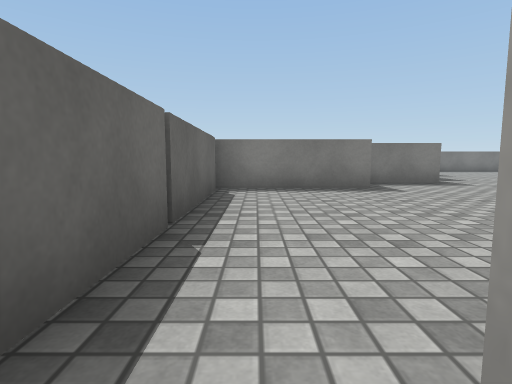
view 1 (above)

18 first-person views from a walk through a 3-D level made in the Unity game engine. The camera is 0.58 m above the floor, tilts 6° down and sees 80° across. The floor is counted in squares, 1 m on a side. Each view is taken from the middle of a square. On the plan, view 1 faces up. The plan holds only what a view shows up to about 9 squares ahead; the rest is blank. The place goes on beyond the plan. Surface patterns are stand-ins for the level's own textures.

view 2
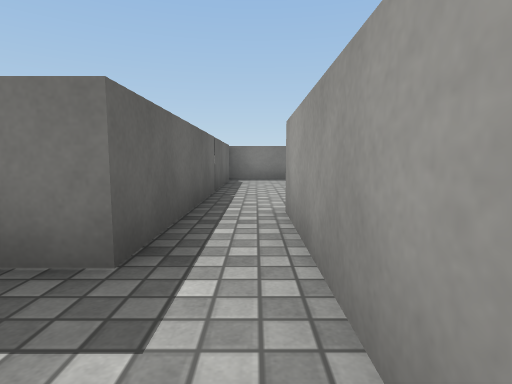

view 3
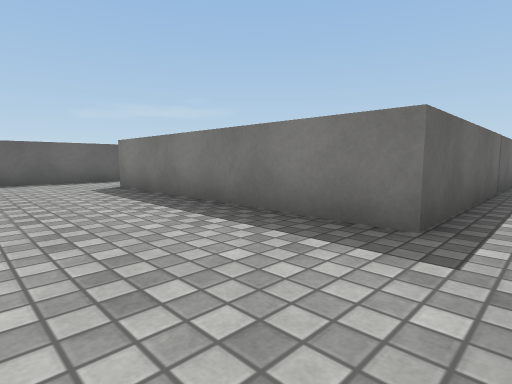

view 4
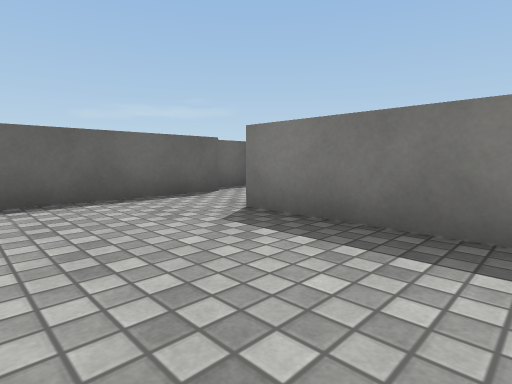

view 5
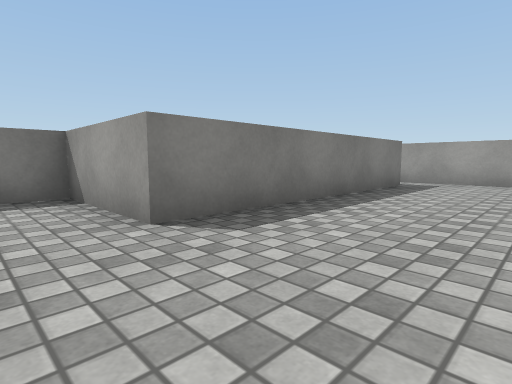

view 6
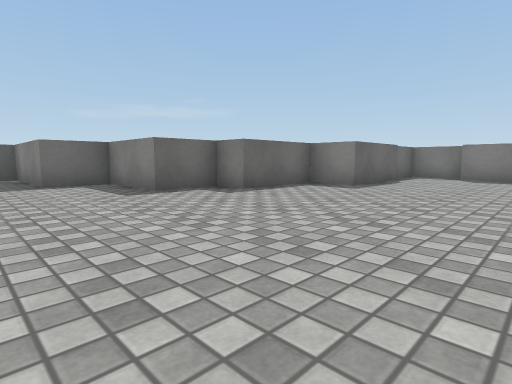

view 7
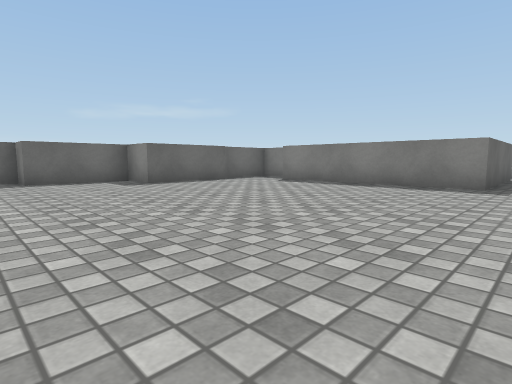

view 8
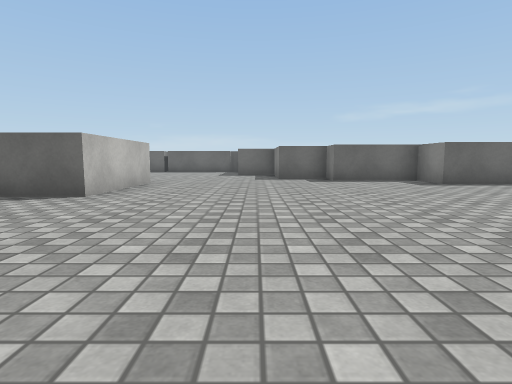

view 9
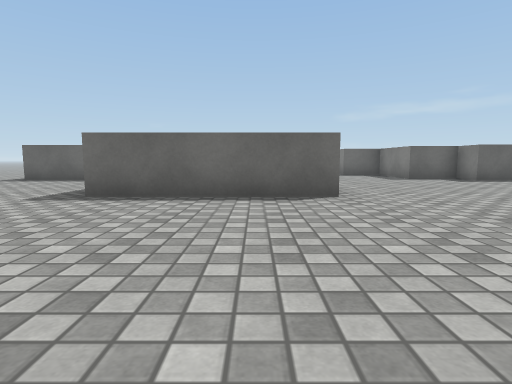

view 10
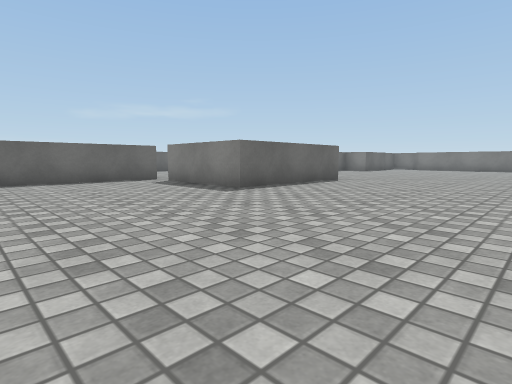

view 11
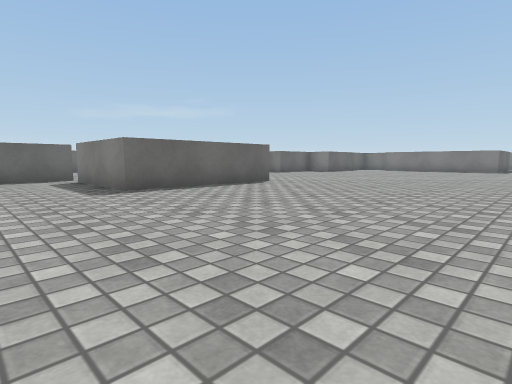

view 12
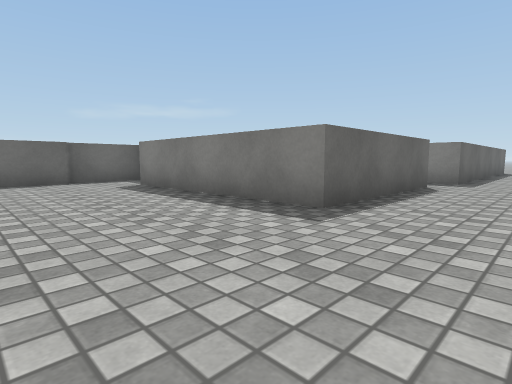

view 13
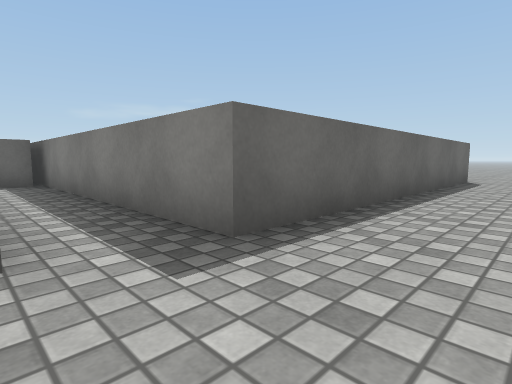

view 14
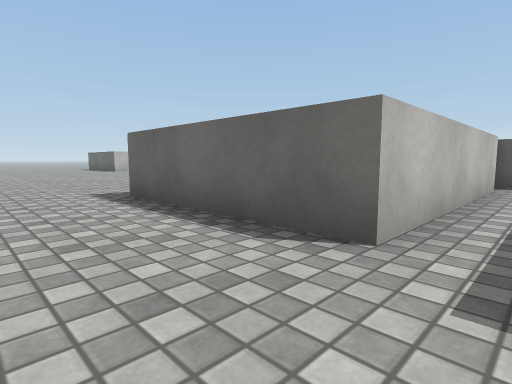

view 15
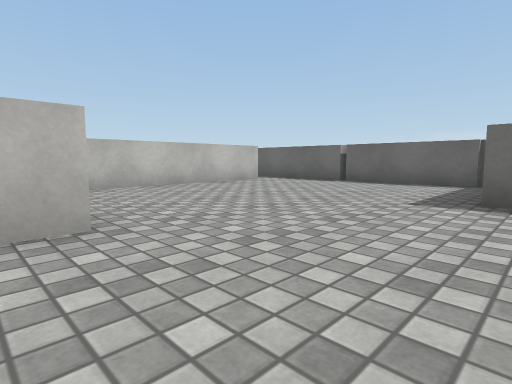

view 16
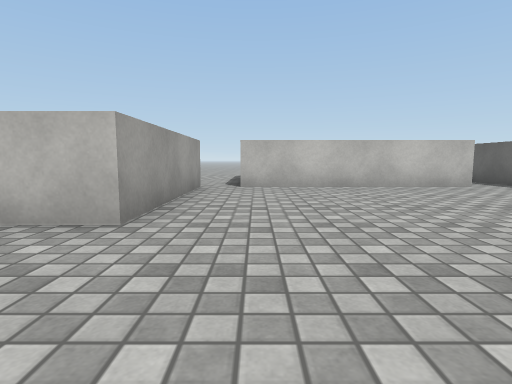

view 17
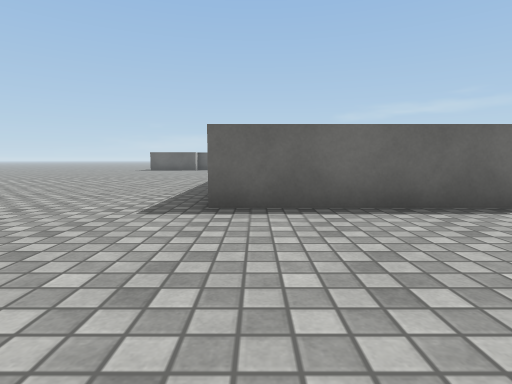

view 18
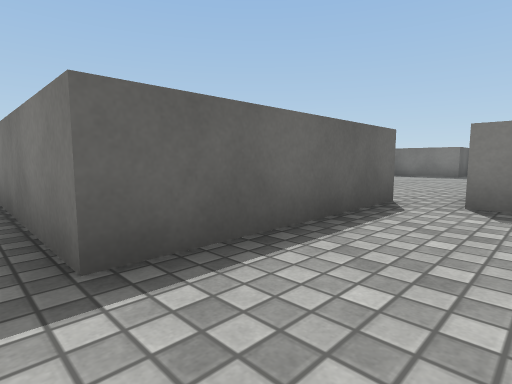

### Floor plan
Points are (right, up) in squares from view 1. A wall is a line through its corners. A room is listed if a view was taken in it or the views show most of it. See-through windows are left out.
Room 1 (views 1, 2, 3, 4, 5)
walls: (0.3, -3.4) (0.3, 0.4); (-0.8, 0.6) (-0.8, -1.4) (-6.8, -1.4) (-6.8, 1.2); (-8.6, -0.4) (-8.6, -3.6); (-9.1, 0.9) (-9.1, 0)
ways out: opening at (0, -4) to room 2; opening at (0, -0.5) to room 2
Room 2 (views 6, 7, 8, 9, 10, 11, 12, 13, 14, 15, 16, 17, 18)
walls: (9.2, 4.3) (9.2, 0.3) (6.2, 0.3) (6.2, 4.3) (9.2, 4.3); (6.7, 14) (6.7, 11.5) (5.3, 11.5) (5.3, 9.2) (4.6, 9.2) (4.6, 7.7) (2.4, 7.7) (2.4, 6.3) (-0.8, 6.3) (-0.8, 2.8); (6.4, 15.9) (6.4, 14); (0.3, 0.4) (5.3, 0.4) (5.3, -3.6) (2, -3.6); (-0.8, 2.6) (-0.8, 0.6); (8, 19.2) (13, 19.2) (13, 15.2) (8, 15.2); (13.3, 23.5) (13.3, 20.5) (7.8, 20.5)
ways out: opening at (0, -4) to room 1; opening at (0, -0.5) to room 1

Where each view was taken, in squares from view 1:
view 1: 0 up, 0 right, facing up
view 2: 3 down, 0 right, facing up
view 3: 4 down, 0 right, facing up-left
view 4: 4 down, 4 left, facing up-left
view 5: 4 down, 8 left, facing up-right
view 6: 5 up, 10 right, facing up-left
view 7: 8 up, 14 right, facing up-left
view 8: 7 up, 14 right, facing left
view 9: 3 up, 14 right, facing left
view 10: 4 down, 14 right, facing up-left
view 11: 2 down, 15 right, facing up-left
view 12: 12 up, 15 right, facing up-left
view 13: 19 up, 15 right, facing up-left
view 14: 20 up, 15 right, facing down-left
view 15: 7 up, 7 right, facing down-left
view 16: 7 up, 5 right, facing down
view 17: 3 down, 9 right, facing left
view 18: 4 down, 7 right, facing up-left
